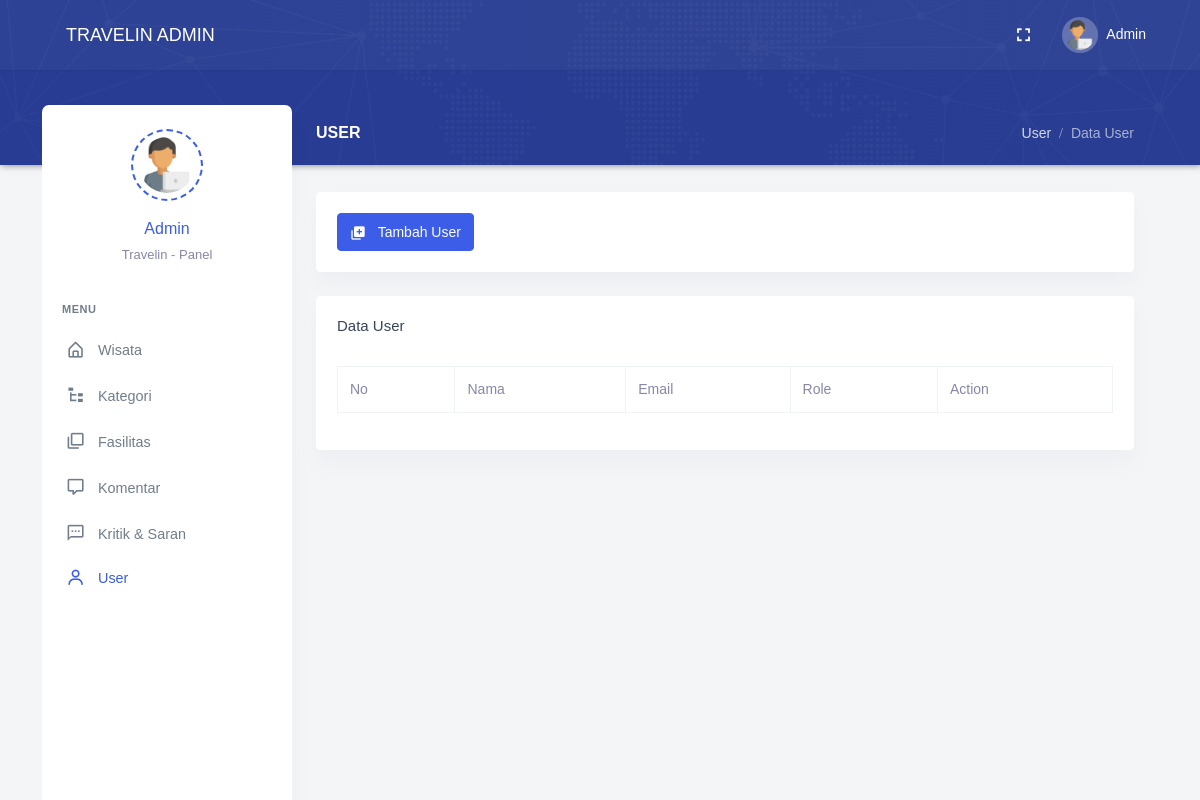
Before: /admin/src/pages/user/user.php with the older database file.
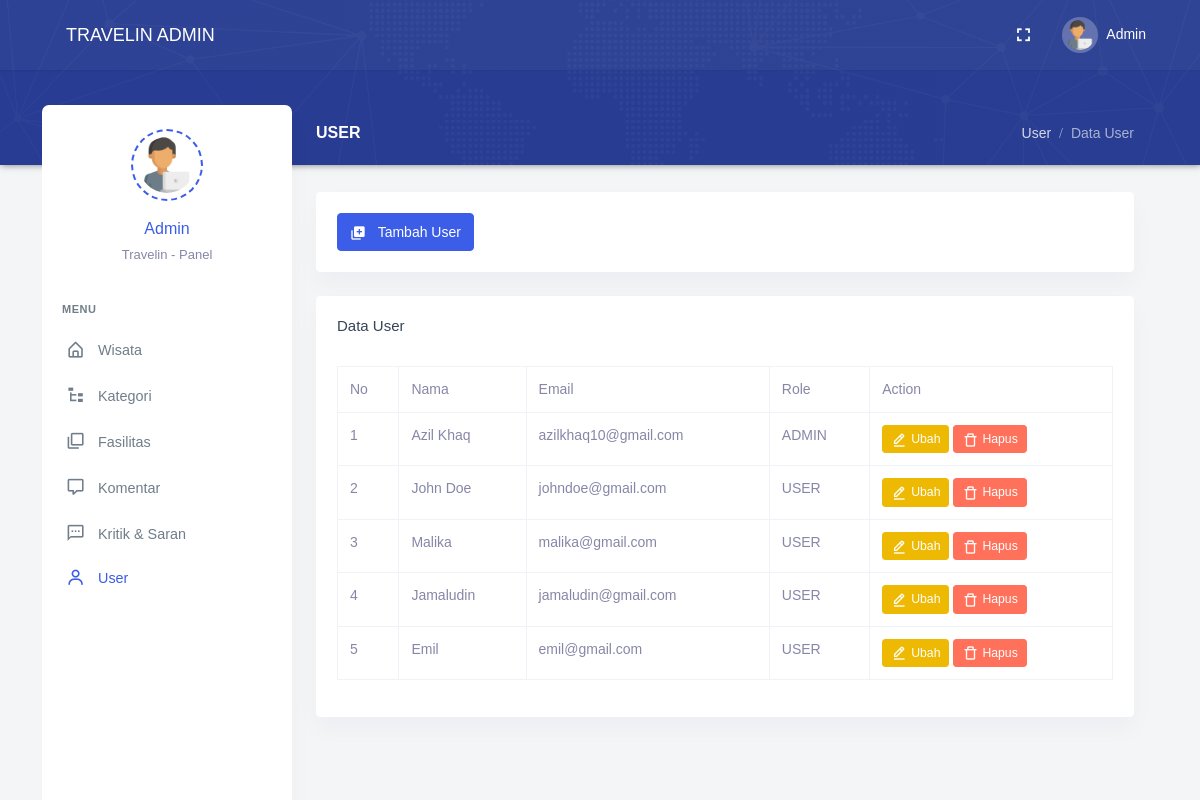
After: the same page with the newer database file.
### tables this page shows
CREATE TABLE `users` (
  `id` int(11) NOT NULL,
  `fullname` varchar(255) DEFAULT NULL,
  `email` varchar(50) DEFAULT NULL,
  `password` varchar(255) NOT NULL,
  `role` enum('USER','ADMIN') NOT NULL
);

### admin/src/pages/user/user.php (the view)
<?php
include "../../../config/database.php";
$query = mysqli_query($koneksi, "SELECT * FROM users");
?>
<?php include_once "../../layouts/head.php" ?>
<body data-layout="detached" data-topbar="colored">
    <div class="container-fluid">
        <div id="layout-wrapper">
            <?php include_once "../../layouts/topbar.php" ?>
            <?php include_once "../../layouts/sidebar.php" ?>
            <div class="main-content">
                <div class="page-content">
                    <div class="row">
                        <div class="col-12">
                            <div class="page-title-box d-flex align-items-center justify-content-between">
                                <h4 class="page-title mb-0 font-size-18">User</h4>
                                <div class="page-title-right">
                                    <ol class="breadcrumb m-0">
                                        <li class="breadcrumb-item"><a href="javascript: void(0);">User</a></li>
                                        <li class="breadcrumb-item active">Data User</li>
                                    </ol>
                                </div>
                            </div>
                        </div>
                    </div>
                    <div class="row">
                        <div class="col-12">
                            <div class="card">
                                <div class="card-body">
                                    <a href="./add_user.php" class="btn btn-primary waves-effect waves-light">
                                        <i class="bx bxs-add-to-queue font-size-16 align-middle me-2"></i> Tambah User
                                    </a>
                                </div>
                            </div>
                            <div class="card">
                                <div class="card-body">
                                    <h4 class="card-title pb-4">Data User</h4>
                                    <table id="datatable" class="table table-bordered dt-responsive nowrap" style="border-collapse: collapse; border-spacing: 0; width: 100%;">
                                        <thead>
                                            <tr>
                                                <th>No</th>
                                                <th>Nama</th>
                                                <th>Email</th>
                                                <th>Role</th>
                                                <th>Action</th>
                                            </tr>
                                        </thead>
                                        <tbody>
                                            <?php if (mysqli_num_rows($query) > 0) { ?>
                                                <?php
                                                $no = 1;
                                                while ($data = mysqli_fetch_array($query)) {
                                                ?>
                                                    <tr>
                                                        <td><?= $no ?></td>
                                                        <td><?= $data['fullname'] ?></td>
                                                        <td><?= $data['email'] ?></td>
                                                        <td><?= $data['role'] ?></td>
                                                        <td>
                                                            <a href="edit_user.php?id=<?= $data["id"] ?>" class="btn btn-warning btn-sm"><i class="bx bx-edit-alt font-size-16 align-middle me-1"></i>Ubah</a>
                                                            <a href="delete_user.php?id=<?= $data["id"] ?>" class="btn btn-danger btn-sm" onclick="deleteUser()"><i class="bx bx-trash-alt font-size-16 align-middle me-1"></i>Hapus</a>
                                                        </td>
                                                    </tr>
                                                <?php $no++;
                                                } ?>
                                            <?php } ?>
                                        </tbody>
                                    </table>
                                </div>
                            </div>
                        </div>
                    </div>
                </div>
            </div>
        </div>
    </div>
    <?php include_once "../../layouts/script.php" ?>
</body>

Changed rows visible on the page:
added users: fullname "Azil Khaq", email "azilkhaq10@gmail.com", role "ADMIN"
added users: fullname "John Doe", email "johndoe@gmail.com", role "USER"
added users: fullname "Malika", email "malika@gmail.com", role "USER"
added users: fullname "Jamaludin", email "jamaludin@gmail.com", role "USER"
added users: fullname "Emil", email "emil@gmail.com", role "USER"
